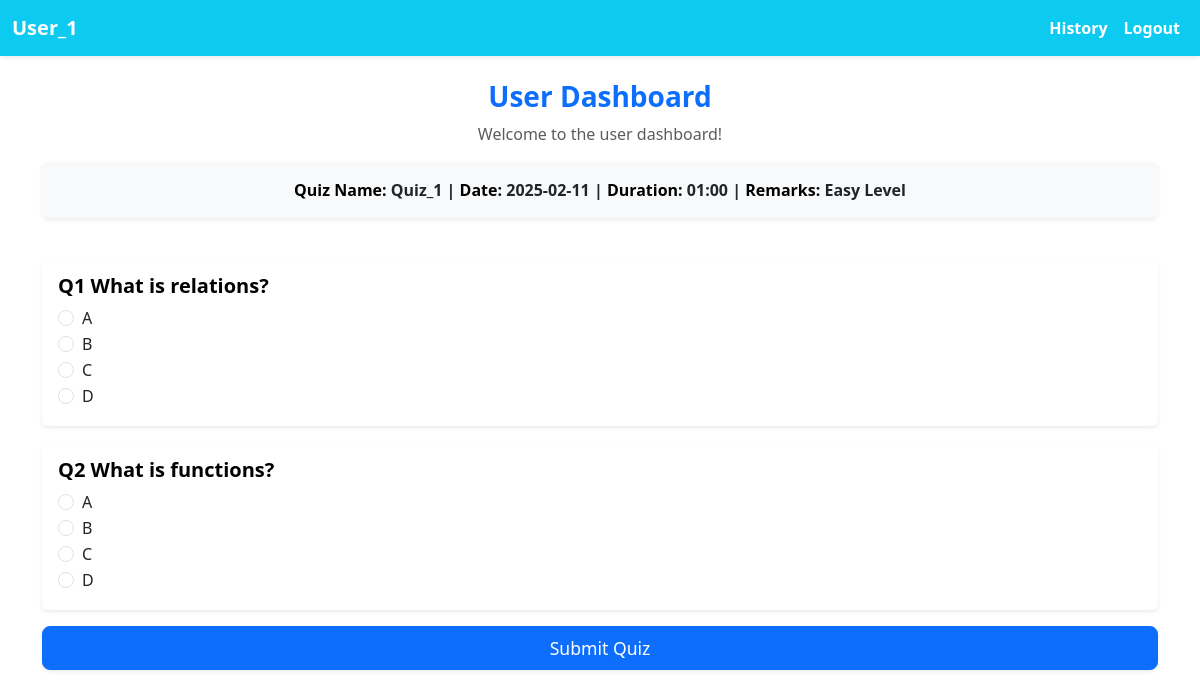
The app's page /quiz/1 (signed in) with its own data.
### main.py (models this page shows)
class Users(db.Model):
    __tablename__ = 'users'
    id = db.Column(db.Integer, primary_key=True)
    name=db.Column(db.String(80),nullable=False)
    email=db.Column(db.String(120), unique=True, nullable=False)
    password=db.Column(db.String(120), nullable=False)
    quali=db.Column(db.String(120), nullable=False)
    dob=db.Column(db.String(120), nullable=False)
    is_admin=db.Column(db.Boolean, nullable=False,default=False)
    scores=db.relationship('Scores', back_populates='user' ,cascade='all, delete-orphan')

class Quizzes(db.Model):
    __tablename__ = 'quizzes'
    id=db.Column(db.Integer, primary_key=True)
    name=db.Column(db.String(120), nullable=False)
    date_of_quiz=db.Column(db.Date, nullable=False)
    time_duration=db.Column(db.Integer, nullable=False)
    remarks=db.Column(db.String(120), nullable=False)
    chapter_id=db.Column(db.Integer, db.ForeignKey('chapters.id'), nullable=False)
    chapter=db.relationship('Chapters', back_populates='quiz')
    question=db.relationship('Questions', back_populates='quiz', cascade='all, delete-orphan')
    scores=db.relationship('Scores', back_populates='quiz', cascade='all, delete-orphan')

class Questions(db.Model):
    __tablename__ = 'questions'
    id=db.Column(db.Integer, primary_key=True)
    question=db.Column(db.String(120), nullable=False)
    option1=db.Column(db.String(120), nullable=False)
    option2=db.Column(db.String(120), nullable=False)
    option3=db.Column(db.String(120), nullable=False)
    option4=db.Column(db.String(120), nullable=False)
    correct_option=db.Column(db.Integer, nullable=False)
    quiz_id=db.Column(db.Integer, db.ForeignKey('quizzes.id'), nullable=False)
    quiz=db.relationship('Quizzes', back_populates='question')

### main.py (the view)
@app.route("/quiz/<int:quiz_id>", methods=["GET", "POST"])
def quiz_page(quiz_id):
    if "user" in session:
        quiz = Quizzes.query.filter_by(id=quiz_id).first()
        questions = Questions.query.filter_by(quiz_id=quiz_id).all()
        user = Users.query.filter_by(id=session['user']).first()
        return render_template('quiz.html', questions=questions , user=user , quiz=quiz)
    return redirect("/login")

### templates/quiz.html
{% extends "index.html" %}
{% block content %}
<nav class="navbar navbar-expand-lg bg-info shadow-sm mb-4">
    <div class="container-fluid">
        <a class="navbar-brand fw-bold text-white" href="/user">{{ user.name }}</a>
        <ul class="navbar-nav ms-auto">
            <li class="nav-item">
                <a class="nav-link text-white fw-semibold" href="/user/history">History</a>
            </li>
            <li class="nav-item">
                <a class="nav-link text-white fw-semibold" href="/user_logout">Logout</a>
            </li>
        </ul>
    </div>
</nav>
<div class="container">
    <div class="row">
        <div class="col-md-12 text-center mb-4">
            <h3 class="fw-bold text-primary">User Dashboard</h3>
            <p class="text-muted">Welcome to the user dashboard!</p>
            <p class="fw-semibold bg-light p-3 shadow-sm rounded">
                <span class="text-black">Quiz Name:</span> {{ quiz.name }} |
                <span class="text-black">Date:</span> {{ quiz.date_of_quiz }} |
                <span class="text-black">Duration:</span> {{ quiz.time_duration }} |
                <span class="text-black">Remarks:</span> {{ quiz.remarks }}
            </p>
        </div>
        <div class="col-md-12">
            <form action="/submit_quiz/{{ quiz.id }}" method="post">
                {% for que in questions %}
                <div class="card mb-3 shadow-sm border-0">
                    <div class="card-body">
                        <h5 class="card-title text-black fw-bold">{{ que.question }}</h5>
                        <div class="form-check">
                            <input class="form-check-input" type="radio" id="option1_{{ que.id }}" name="{{ que.id }}" value="1" required>
                            <label class="form-check-label" for="option1_{{ que.id }}">{{ que.option1 }}</label>
                        </div>
                        <div class="form-check">
                            <input class="form-check-input" type="radio" id="option2_{{ que.id }}" name="{{ que.id }}" value="2">
                            <label class="form-check-label" for="option2_{{ que.id }}">{{ que.option2 }}</label>
                        </div>
                        <div class="form-check">
                            <input class="form-check-input" type="radio" id="option3_{{ que.id }}" name="{{ que.id }}" value="3">
                            <label class="form-check-label" for="option3_{{ que.id }}">{{ que.option3 }}</label>
                        </div>
                        <div class="form-check">
                            <input class="form-check-input" type="radio" id="option4_{{ que.id }}" name="{{ que.id }}" value="4">
                            <label class="form-check-label" for="option4_{{ que.id }}">{{ que.option4 }}</label>
                        </div>
                    </div>
                </div>
                {% endfor %}
                <button type="submit" class="btn btn-primary w-100 py-2 shadow-sm" style="border-radius: 8px; font-size: 1.1rem;">Submit Quiz</button>
            </form>
        </div>
    </div>
</div>
{% endblock %}

### records on screen
Users: name "User_1"
Quizzes: name "Quiz_1", date_of_quiz "2025-02-11", time_duration "01:00", remarks "Easy Level"
Questions: question "Q1 What is relations?", option1 "A", option2 "B", option3 "C", option4 "D"
Questions: question "Q2 What is functions?", option1 "A", option2 "B", option3 "C", option4 "D"
